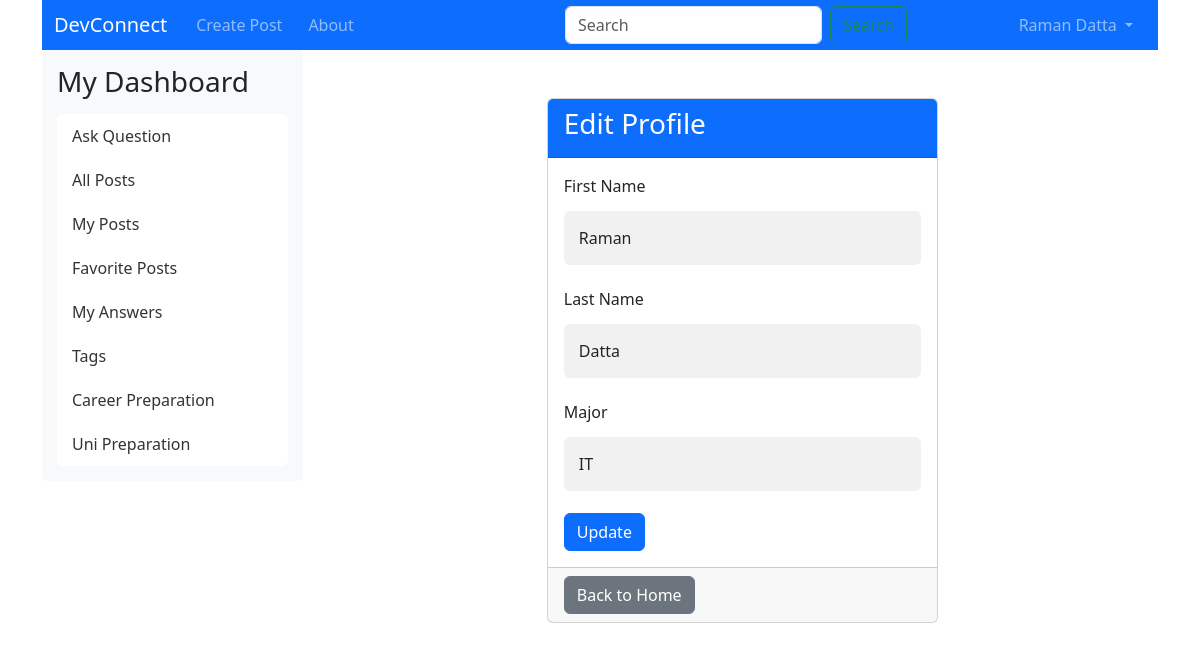
Page /auth/profile (signed in) on the committed database.
### app/models/model.py (models this page shows, shortened)
class User(UserMixin, db.Model):
    __tablename__ = "users"
    id = db.Column(db.Integer, primary_key=True)
    first_name = db.Column(db.String(100), nullable=False)
    last_name = db.Column(db.String(100), nullable=False)
    uwa_id = db.Column(db.String(100), unique=True, nullable=False)
    email = db.Column(db.String(100), unique=True, nullable=False)
    major = db.Column(db.String(100), nullable=False)
    password_hash = db.Column(db.String(200), nullable=False)
    user_image = db.Column(db.String(200))
    is_disabled = db.Column(db.Boolean, default=False)
    timestamp = db.Column(db.DateTime, default=datetime.utcnow)
    role = db.Column(db.String(100))
    def __repr__(self):
        return f'<User {self.email}>'
    @property
    def is_active(self):
        return not self.is_disabled

### app/controllers/auth_controller.py (the view, shortened to what this page needs)
@auth.route('/profile', methods=['GET', 'POST'])
def profile():
    if 'user_id' not in session:
        flash('Please log in to view this page', 'info')
        return redirect(url_for('auth.login'))
    user = User.query.get(session['user_id'])  # Fetch the user based on session user_id
    form = EditProfileForm(obj=user)  # Pre-fill form with existing user details
    return render_template('auth/profile.html', form=form)

### app/forms.py
class EditProfileForm(FlaskForm):
    first_name = StringField('First Name', validators=[DataRequired()])
    last_name = StringField('Last Name', validators=[DataRequired()])
    major = StringField('Major', validators=[DataRequired()])

### app/controllers/main_controller.py (called while the page is built)
@main.before_app_request
def add_tags_to_sidebar():
    if current_user.is_authenticated:
        tags_with_counts = db.session.query(
            Tag.id,
            Tag.tag,
            func.count(Posts.id).label('post_count')
        ).join(Posts, Posts.tag_id == Tag.id).group_by(Tag.id).all()
        g.tags = tags_with_counts
    else:
        g.tags = []

### app/templates/auth/profile.html (shortened to what this page needs)
{% extends "includes/layout.html" %}
{% block content %}
<div class="container mt-5">
    <div class="row justify-content-center">
        <div class="col-md-6">
            <div class="card">
                <div class="card-header bg-primary text-white">
                    <h3 class="card-title">Edit Profile</h3>
                </div>
                <div class="card-body">
                    <form method="POST">
                        <div class="form-group">
                            {{ form.first_name.label(class_='form-label') }}
                            {{ form.first_name(class_='form-control') }}
                        </div>
                        <div class="form-group">
                            {{ form.last_name.label(class_='form-label') }}
                            {{ form.last_name(class_='form-control') }}
                        </div>
                        <div class="form-group">
                            {{ form.major.label(class_='form-label') }}
                            {{ form.major(class_='form-control') }}
                        </div>
                        <button type="submit" class="btn btn-primary">Update</button>
                    </form>
                </div>
                <div class="card-footer">
                    <a href="{{ url_for('main.index') }}" class="btn btn-secondary">Back to Home</a>
                </div>
            </div>
        </div>
    </div>
</div>
{% endblock %}

### app/static/css/main.css (style rules this page uses)
:root { --blue: #27348b; --gold: #e2b600; --silver: #ececec; --red-700: #a92247; --red-800: #de2851; --red-900: #e42313; --orange: #e84e0f; --orange-400: #f49700; --yellow: #fdc300; --darkblue:#003869; --black-800: #1488ca; --lightblue:#48bed8; }
* { box-sizing: border-box; }
*:before, *:after { box-sizing: border-box; }
html { position: relative; min-height: 100%; }
body { margin-bottom: 60px; }
a { text-decoration: none; color: blue; }
input[type=text], input[type=password] { width: 100%; padding: 15px; margin: 5px 0 22px 0; display: inline-block; border: none; background: #f1f1f1; }

### rows in the picture
User: first_name "Raman", last_name "Datta", major "IT"

### other values in the picture
{{ session['user_name'] }} "Raman Datta"
